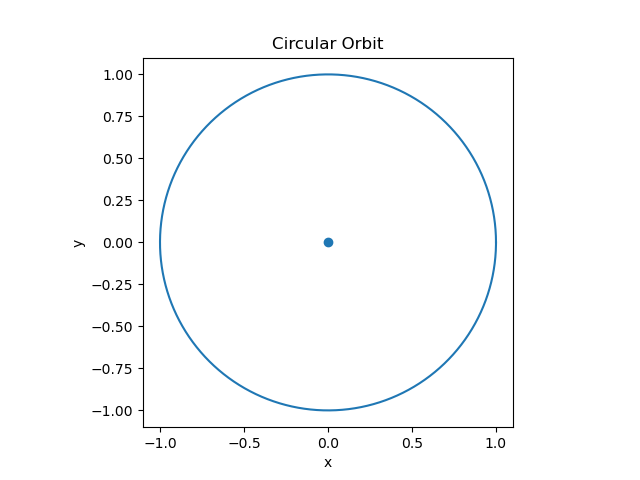

Python code for this plot:
import numpy as np
import matplotlib.pyplot as plt

r = 1.0
theta = np.linspace(0, 2*np.pi, 500)

x = r*np.cos(theta)
y = r*np.sin(theta)

plt.figure()
plt.plot(x, y)
plt.scatter(0,0)
plt.gca().set_aspect('equal')
plt.xlabel('x')
plt.ylabel('y')
plt.title('Circular Orbit')
plt.savefig("earth_orbit.png")
plt.show()
